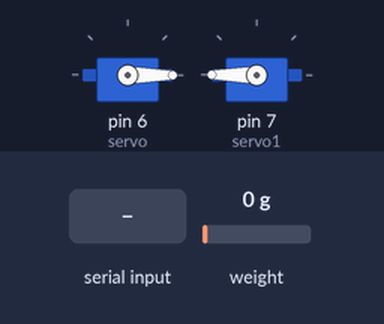
A sketch run on a simulated Arduino Uno, built with avr-gcc and run on an emulated ATmega328P. Shown: 2 × servo. The inputs (shaded band) are chosen by the test bench; at power-on: weight on the scale 0 g. What the sketch prints to the serial monitor is not drawn.

Above: at 7.4 s.
7.5 s: "b" received over the second serial link
At 9.36 s:
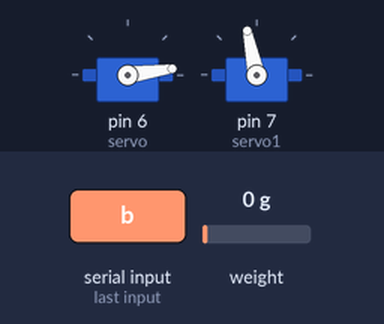
At 11.6 s:
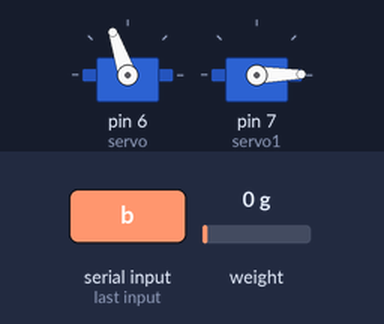
11.9 s: "c" received over the second serial link
At 13.34 s:
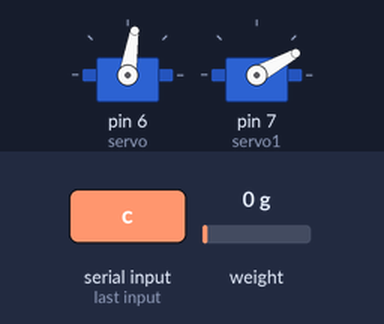
Timing chart, 0 to 16.0 s (numbered marks = the images above; inputs shaded):
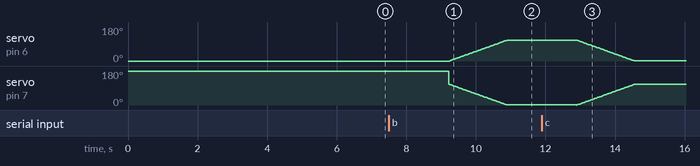

Measured:
- after the input at 7.5 s, servo on pin 6 (servo): moves from 0° to 109° over 1.6 s, starting after 1.7 s; servo on pin 7 (servo1): moves from 180° to 1° over 1.7 s, starting after 1.7 s

The sketch:

sketch_nov01a.ino
```cpp
#include "HX711.h"
#include <SoftwareSerial.h>
#include<Servo.h> //Servo 라이브러리를 추가
//#include <TinyGPS.h>


// HX711 circuit wiring
#define LOADCELL_DOUT_PIN         2
#define LOADCELL_SCK_PIN          3

// Bluetooth
#define TXD                       4
#define RXD                       5

SoftwareSerial bt(TXD,RXD);

// scale - 10Kg loadcell : 226 / 5kg loadcell : 372
// ADC 모듈에서 측정된 결과값을 (loadcellValue)값 당 1g으로 변환해 줌
float loadcellValue = 226.0;

HX711 scale;
Servo servo;      //Servo 클래스로 servo객체 생성
Servo servo1;
int value = 0;    // 각도를 조절할 변수 value
int angle = 0;


void setup() {
  // put your setup code here, to run once:
  servo.attach(6);
  servo1.attach(7);
  servo.write(0);
  servo1.write(180);
  Serial.begin(115200);
  bt.begin(9600);
  //uart_gps.begin(GPSBAUD);

  // 로드셀 HX711 보드 pin 설정
  scale.begin(LOADCELL_DOUT_PIN, LOADCELL_SCK_PIN);

  // 부팅 후 잠시 대기 (2초)
  delay(2000);

  // 측정값 1회 읽어오기
  Serial.print("read: \t\t\t");
  Serial.println(scale.read());

  delay(1000);

  // 스케일 설정
  scale.set_scale(loadcellValue);

  // 오프셋 설정(10회 측정 후 평균값 적용) - 저울 위에 아무것도 없는 상태를 0g으로 정하는 기준점 설정(저울 위에 아무것도 올려두지 않은 상태여야 합니다.)
  scale.tare(10);

  // 설정된 오프셋 및 스케일 값 확인
  Serial.print("Offset value :\t\t");
  Serial.println(scale.get_offset());
  Serial.print("Scale value :\t\t");
  Serial.println(scale.get_scale());

  // (read - offset) 값 확인 (scale 미적용)
  Serial.print("(read - offset) value: \t");
  Serial.println(scale.get_value());
  delay(2000);

}

void loop() {
// 오프셋 및 스케일이 적용된 측정값 출력 (5회 측정 평균값)
  Serial.print("value :\t");
  Serial.print(scale.get_units(5), 2);    // 5회 측정 평균값, 소수점 아래 2자리 출력
  Serial.println(" g");

  char pChrBuffer[50];
  bt.print(dtostrf(scale.get_units(5)*0.001 , 5, 2, pChrBuffer));

  if(bt.available()){
    char flag = bt.read();
    Serial.print(flag);
    if(flag == 'a'){
      Serial.print(0);
      bt.print(dtostrf(scale.get_units(5)*0.001 , 5, 2, pChrBuffer));
    }
    else if(flag == 'b'){
      Serial.write(1);
      for(angle=0; angle < 110; angle++){
        Serial.write(4);
        servo.write(angle);
        servo1.write(110 - angle);
        delay(15);
      }
    }
    else if(flag == 'c'){
      Serial.write(2);
      for(angle=110; angle > 0; angle--){
        servo.write(angle);
        servo1.write(110 - angle);
        delay(15);
      }
      bt.print(dtostrf(scale.get_units(5)*0.001 , 5, 2, pChrBuffer));
    }
  }
  // 1초 대기
  delay(1000);
}
```
